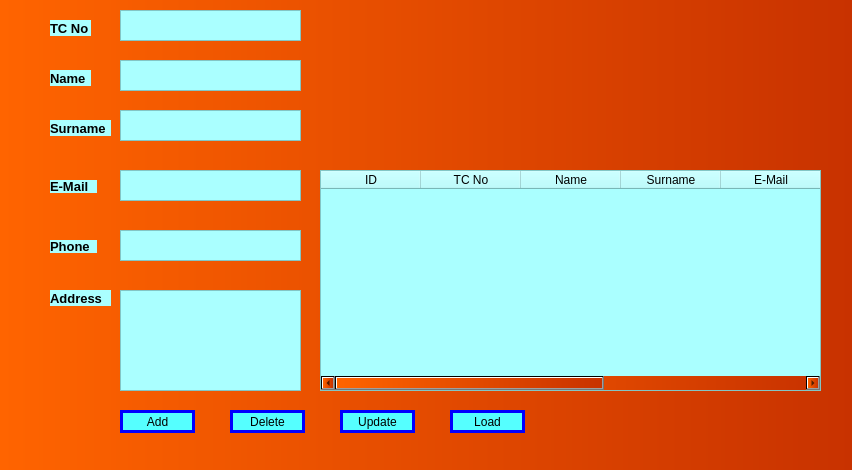
<?xml version="1.0" encoding="UTF-8"?>
<ui version="4.0">
 <class>Form</class>
 <widget class="QWidget" name="Form">
  <property name="geometry">
   <rect>
    <x>0</x>
    <y>0</y>
    <width>852</width>
    <height>470</height>
   </rect>
  </property>
  <property name="windowTitle">
   <string>Form</string>
  </property>
  <property name="styleSheet">
   <string notr="true">background-color: qlineargradient(spread:pad, x1:0, y1:0, x2:1, y2:0, stop:0 rgba(255, 100, 0, 255), stop:1 rgba(200, 50, 0, 255));
</string>
  </property>
  <widget class="QTextEdit" name="textEdit">
   <property name="geometry">
    <rect>
     <x>120</x>
     <y>10</y>
     <width>181</width>
     <height>31</height>
    </rect>
   </property>
   <property name="styleSheet">
    <string notr="true">background-color: rgb(170, 255, 255);</string>
   </property>
  </widget>
  <widget class="QTextEdit" name="textEdit_2">
   <property name="geometry">
    <rect>
     <x>120</x>
     <y>60</y>
     <width>181</width>
     <height>31</height>
    </rect>
   </property>
   <property name="styleSheet">
    <string notr="true">background-color: rgb(170, 255, 255);</string>
   </property>
  </widget>
  <widget class="QTextEdit" name="textEdit_3">
   <property name="geometry">
    <rect>
     <x>120</x>
     <y>110</y>
     <width>181</width>
     <height>31</height>
    </rect>
   </property>
   <property name="styleSheet">
    <string notr="true">background-color: rgb(170, 255, 255);</string>
   </property>
  </widget>
  <widget class="QTextEdit" name="textEdit_4">
   <property name="geometry">
    <rect>
     <x>120</x>
     <y>170</y>
     <width>181</width>
     <height>31</height>
    </rect>
   </property>
   <property name="styleSheet">
    <string notr="true">background-color: rgb(170, 255, 255);</string>
   </property>
  </widget>
  <widget class="QLabel" name="label_2">
   <property name="geometry">
    <rect>
     <x>50</x>
     <y>70</y>
     <width>41</width>
     <height>16</height>
    </rect>
   </property>
   <property name="font">
    <font>
     <pointsize>10</pointsize>
     <weight>75</weight>
     <bold>true</bold>
    </font>
   </property>
   <property name="styleSheet">
    <string notr="true">background-color: rgb(170, 255, 255);</string>
   </property>
   <property name="text">
    <string>Name</string>
   </property>
  </widget>
  <widget class="QLabel" name="label_3">
   <property name="geometry">
    <rect>
     <x>50</x>
     <y>120</y>
     <width>61</width>
     <height>16</height>
    </rect>
   </property>
   <property name="font">
    <font>
     <pointsize>10</pointsize>
     <weight>75</weight>
     <italic>false</italic>
     <bold>true</bold>
     <strikeout>false</strikeout>
    </font>
   </property>
   <property name="styleSheet">
    <string notr="true">background-color: rgb(170, 255, 255);</string>
   </property>
   <property name="text">
    <string>Surname</string>
   </property>
  </widget>
  <widget class="QLabel" name="label_4">
   <property name="geometry">
    <rect>
     <x>50</x>
     <y>180</y>
     <width>47</width>
     <height>13</height>
    </rect>
   </property>
   <property name="font">
    <font>
     <pointsize>10</pointsize>
     <weight>75</weight>
     <bold>true</bold>
    </font>
   </property>
   <property name="styleSheet">
    <string notr="true">background-color: rgb(170, 255, 255);</string>
   </property>
   <property name="text">
    <string>E-Mail</string>
   </property>
  </widget>
  <widget class="QLabel" name="label_5">
   <property name="geometry">
    <rect>
     <x>50</x>
     <y>240</y>
     <width>47</width>
     <height>13</height>
    </rect>
   </property>
   <property name="font">
    <font>
     <pointsize>10</pointsize>
     <weight>75</weight>
     <bold>true</bold>
    </font>
   </property>
   <property name="styleSheet">
    <string notr="true">background-color: rgb(170, 255, 255);</string>
   </property>
   <property name="text">
    <string>Phone</string>
   </property>
  </widget>
  <widget class="QTextEdit" name="textEdit_5">
   <property name="geometry">
    <rect>
     <x>120</x>
     <y>230</y>
     <width>181</width>
     <height>31</height>
    </rect>
   </property>
   <property name="styleSheet">
    <string notr="true">background-color: rgb(170, 255, 255);</string>
   </property>
  </widget>
  <widget class="QLabel" name="label_6">
   <property name="geometry">
    <rect>
     <x>50</x>
     <y>290</y>
     <width>61</width>
     <height>16</height>
    </rect>
   </property>
   <property name="font">
    <font>
     <pointsize>10</pointsize>
     <weight>75</weight>
     <bold>true</bold>
    </font>
   </property>
   <property name="styleSheet">
    <string notr="true">background-color: rgb(170, 255, 255);</string>
   </property>
   <property name="text">
    <string>Address</string>
   </property>
  </widget>
  <widget class="QPushButton" name="pushButton">
   <property name="geometry">
    <rect>
     <x>120</x>
     <y>410</y>
     <width>75</width>
     <height>23</height>
    </rect>
   </property>
   <property name="autoFillBackground">
    <bool>false</bool>
   </property>
   <property name="styleSheet">
    <string notr="true">background-color: rgb(85, 255, 255);
border: 3px solid blue;</string>
   </property>
   <property name="text">
    <string>Add</string>
   </property>
  </widget>
  <widget class="QTableWidget" name="tableWidget">
   <property name="geometry">
    <rect>
     <x>320</x>
     <y>170</y>
     <width>501</width>
     <height>221</height>
    </rect>
   </property>
   <property name="styleSheet">
    <string notr="true">background-color: rgb(170, 255, 255);</string>
   </property>
   <column>
    <property name="text">
     <string>ID</string>
    </property>
   </column>
   <column>
    <property name="text">
     <string>TC No</string>
    </property>
   </column>
   <column>
    <property name="text">
     <string>Name</string>
    </property>
   </column>
   <column>
    <property name="text">
     <string>Surname</string>
    </property>
   </column>
   <column>
    <property name="text">
     <string>E-Mail</string>
    </property>
   </column>
   <column>
    <property name="text">
     <string>Phone</string>
    </property>
   </column>
   <column>
    <property name="text">
     <string>Address</string>
    </property>
   </column>
  </widget>
  <widget class="QLabel" name="label_7">
   <property name="geometry">
    <rect>
     <x>50</x>
     <y>20</y>
     <width>41</width>
     <height>16</height>
    </rect>
   </property>
   <property name="font">
    <font>
     <pointsize>10</pointsize>
     <weight>75</weight>
     <bold>true</bold>
    </font>
   </property>
   <property name="autoFillBackground">
    <bool>false</bool>
   </property>
   <property name="styleSheet">
    <string notr="true">background-color: rgb(170, 255, 255);</string>
   </property>
   <property name="frameShape">
    <enum>QFrame::NoFrame</enum>
   </property>
   <property name="text">
    <string>TC No</string>
   </property>
  </widget>
  <widget class="QTextEdit" name="textEdit_6">
   <property name="geometry">
    <rect>
     <x>120</x>
     <y>290</y>
     <width>181</width>
     <height>101</height>
    </rect>
   </property>
   <property name="styleSheet">
    <string notr="true">background-color: rgb(170, 255, 255);</string>
   </property>
  </widget>
  <widget class="QPushButton" name="pushButton_2">
   <property name="geometry">
    <rect>
     <x>230</x>
     <y>410</y>
     <width>75</width>
     <height>23</height>
    </rect>
   </property>
   <property name="autoFillBackground">
    <bool>false</bool>
   </property>
   <property name="styleSheet">
    <string notr="true">background-color: rgb(85, 255, 255);
border: 3px solid blue;</string>
   </property>
   <property name="text">
    <string>Delete</string>
   </property>
  </widget>
  <widget class="QPushButton" name="pushButton_3">
   <property name="geometry">
    <rect>
     <x>340</x>
     <y>410</y>
     <width>75</width>
     <height>23</height>
    </rect>
   </property>
   <property name="autoFillBackground">
    <bool>false</bool>
   </property>
   <property name="styleSheet">
    <string notr="true">background-color: rgb(85, 255, 255);
border: 3px solid blue;</string>
   </property>
   <property name="text">
    <string>Update</string>
   </property>
  </widget>
  <widget class="QPushButton" name="pushButton_4">
   <property name="geometry">
    <rect>
     <x>450</x>
     <y>410</y>
     <width>75</width>
     <height>23</height>
    </rect>
   </property>
   <property name="autoFillBackground">
    <bool>false</bool>
   </property>
   <property name="styleSheet">
    <string notr="true">background-color: rgb(85, 255, 255);
border: 3px solid blue;</string>
   </property>
   <property name="text">
    <string>Load</string>
   </property>
  </widget>
 </widget>
 <resources/>
 <connections/>
</ui>
